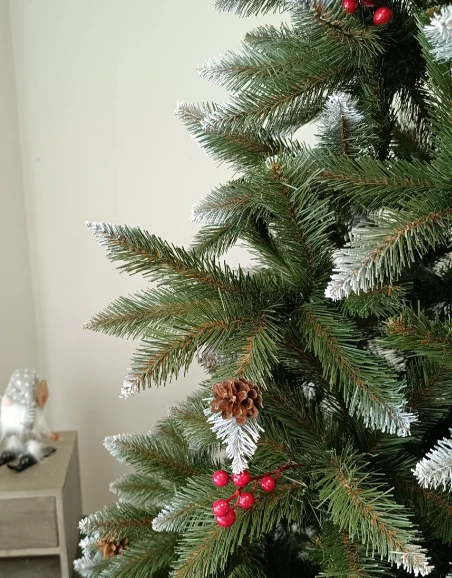
#> input picture ar/surse/frasin-lateral.webp, 452 x 578 px, found by its file name
$ python make_branch_atlas.py ar/surse/frasin-lateral.webp --box 84,215,335,340 --box 170,90,335,215 -o ar/crengi-frasin.png
#> lines starting #> are read from the running program, lines starting #| are printed output that depends on the picture; after the words box and inside, x2 and y2 are one past the last pixel; in counts of white or black regions, pixels touching at a corner belong together
"""Atlas de crengi REALE dintr-o poză a bradului pe fundal deschis (perete), pentru make_tree3d.py.

1. scoate fundalul (perete deschis, ușor gălbui) și păstrează acele + vârfurile albe („chiciura”);
2. decupează crengile alese (casete x0,y0,x1,y1 în pixeli), le întoarce cu baza spre stânga (u=0 = lângă trunchi);
3. rotunjește marginile tăiate drept, ca să nu se vadă dreptunghiul;
4. le pune într-un atlas: un rând per creangă (+ variante oglindite), raport 2:1.

Exemplu:
  python tools/make_branch_atlas.py ar/surse/frasin-lateral.webp --box 84,215,335,340 --box 170,90,335,215 -o ar/crengi-frasin.png
"""
import argparse
import math

from PIL import Image, ImageFilter


def key_out_wall(im, lum_max=178, yel_min=6.5, frost_lum=150):
    """Masca: tot ce NU e perete. Peretele = deschis și ușor gălbui; chiciura = deschisă dar neutră/rece."""
    W, H = im.size
    px = im.load()
    m = Image.new('L', im.size)
    mp = m.load()
    for y in range(H):
        for x in range(W):
            r, g, b = px[x, y]
            lum = .3 * r + .59 * g + .11 * b
            yel = (r + g) / 2 - b
            mp[x, y] = 255 if (lum < lum_max or (yel < yel_min and lum > frost_lum)) else 0
    return m.filter(ImageFilter.MedianFilter(3))


def soften(c):
    """Înmulțește alpha cu o formă de creangă (îngustă la bază, lată la mijloc, rotunjită la vârf)."""
    W, H = c.size
    a = c.getchannel('A').load()
    for y in range(H):
        for x in range(W):
            u, v = x / (W - 1), abs(y / (H - 1) - .5) * 2
            half = .35 + .65 * math.sin(math.pi * min(1, .15 + u * .95))  # lățimea admisă la poziția u
            k = 1 - max(0, (v - half * .82) / (half * .18 + 1e-6))
            if u > .93:
                k *= max(0, 1 - (u - .93) / .07)
            a[x, y] = int(a[x, y] * max(0, min(1, k)))
    return c


def main():
    ap = argparse.ArgumentParser(description=__doc__, formatter_class=argparse.RawDescriptionHelpFormatter)
    ap.add_argument('image')
    ap.add_argument('--box', action='append', required=True, help='x0,y0,x1,y1 (vârful crengii spre stânga în poză)')
    ap.add_argument('--tip-left', action='store_true', default=True)
    ap.add_argument('--w', type=int, default=1024)
    ap.add_argument('-o', '--out', required=True)
    ap.add_argument('--preview', help='salvează și o previzualizare pe fundal albastru')
    o = ap.parse_args()

    im = Image.open(o.image).convert('RGB')
#> im is the input picture: PIL image 452x578 RGB; mean R, G, B 124.6, 127.8, 106.6
    rgba = im.convert('RGBA')
    rgba.putalpha(key_out_wall(im))
#> in key_out_wall, `m = Image.new('L', im.size)`: m: PIL image 452x578 L; every value is 0
#> in key_out_wall, `return m.filter(ImageFilter.MedianFilter(3))`:
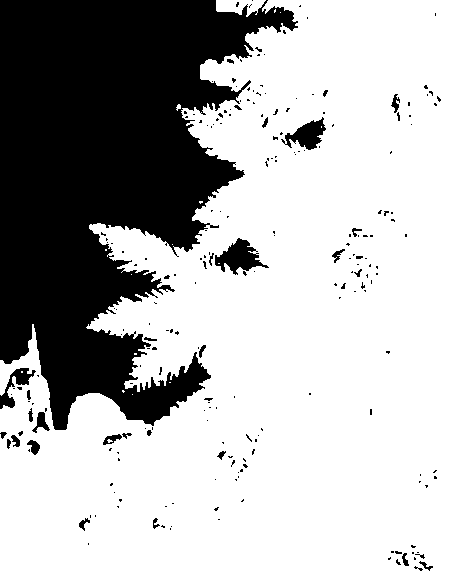
#> returned value: PIL image 452x578 L; 70% white; 227 black regions (197 under 20 px), largest, box (x1, y1, x2, y2) and area: (0, 0, 298, 430) 73969, (215, 238, 269, 275) 944, (281, 117, 326, 150) 709
    rows = []
    for b in o.box:
        x0, y0, x1, y1 = map(int, b.split(','))
        c = rgba.crop((x0, y0, x1, y1)).transpose(Image.FLIP_LEFT_RIGHT)  # baza (spre trunchi) în stânga
        rows += [c, c.transpose(Image.FLIP_TOP_BOTTOM)]  # + varianta oglindită
#> after the loop, rows = 4 items
    RW, RH = o.w, o.w // 2
    atlas = Image.new('RGBA', (RW, RH * len(rows)), (0, 0, 0, 0))
#> atlas: PIL image 1024x2048 RGBA; every value is 0
    for i, c in enumerate(rows):
        sc = min(RW / c.width, RH / c.height)
        c = c.resize((max(1, int(c.width * sc)), max(1, int(c.height * sc))), Image.LANCZOS)
        cell = Image.new('RGBA', (RW, RH), (0, 0, 0, 0))
        cell.alpha_composite(c, (RW - c.width, (RH - c.height) // 2))  # aliniat la vârf (dreapta)
        atlas.alpha_composite(soften(cell), (0, i * RH))
#> this loop made 4 passes
#> sc on passes 1 to 4: 4.08, 4.08, 4.1, 4.1
#> pass 1, in main, `c = c.resize((max(1, int(c.width * sc)), max(1, int(c.height * sc))), ..`:
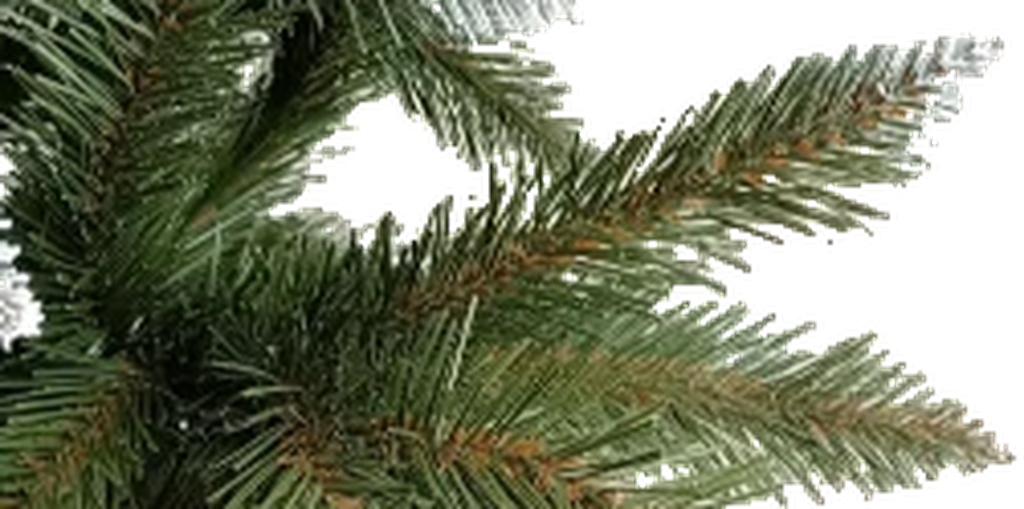
#> c: PIL image 1024x509 RGBA; mean R, G, B, A 71.6, 77, 53.7, 194.1; transparent parts drawn white
#> pass 3, in main, `c = c.resize((max(1, int(c.width * sc)), max(1, int(c.height * sc))), ..`:
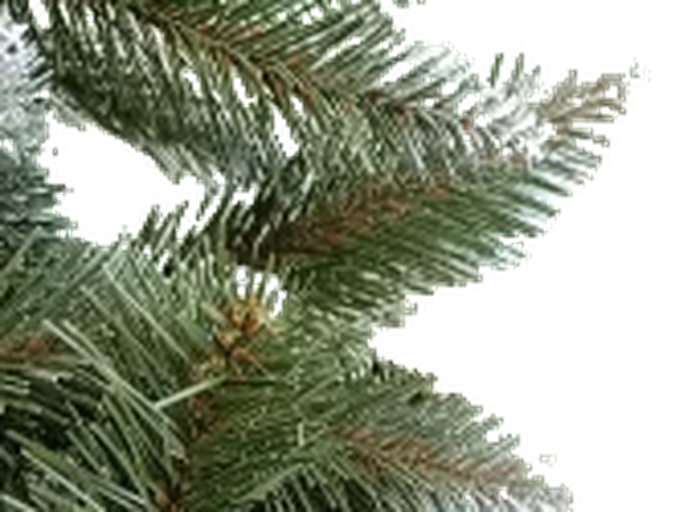
#> c: PIL image 675x512 RGBA; mean R, G, B, A 79.5, 86.4, 66.7, 178.4; transparent parts drawn white
#> after the loop:
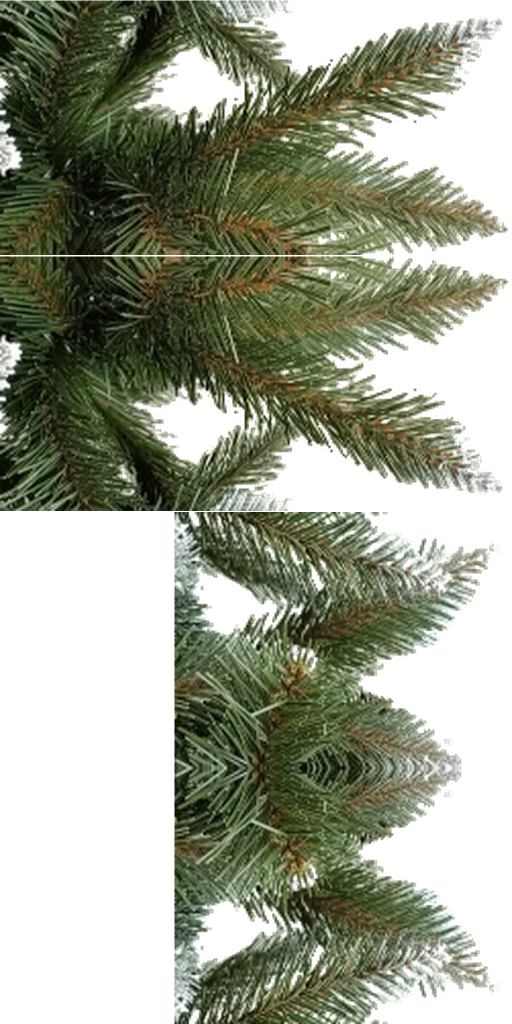
#> atlas: PIL image 1024x2048 RGBA (shown at 1/2 size); mean R, G, B, A 61.8, 66.7, 48.7, 155.3; transparent parts drawn white
#> after the loop:
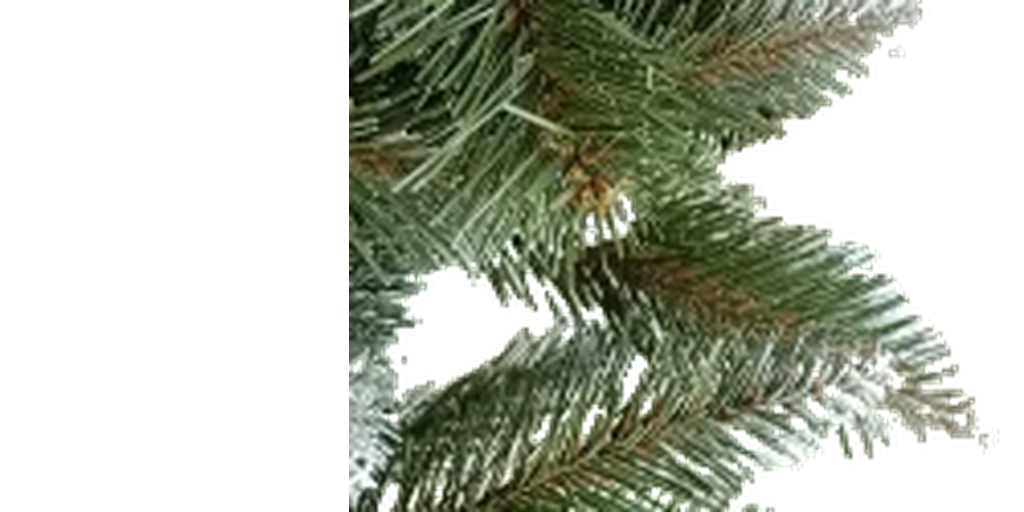
#> cell: PIL image 1024x512 RGBA; mean R, G, B, A 52.4, 57, 44, 117.6; transparent parts drawn white
    # corecție de culoare: verdele mai închis și mai bogat (poza e făcută în lumină difuză), albul rămâne alb
    px = atlas.load()
    for y in range(atlas.height):
        for x in range(atlas.width):
            r, g, b, al = px[x, y]
            if not al:
                continue
            lum = .3 * r + .59 * g + .11 * b
            if lum > 175 and abs(r - b) < 25:  # chiciură
                continue
            m = (r + g + b) / 3
            r, g, b = (m + (c - m) * 1.45 for c in (r, g, b))  # saturație
            k = .78
            px[x, y] = (max(0, min(255, int(r * k))), max(0, min(255, int(g * k * 1.03))), max(0, min(255, int(b * k))), al)
    a = atlas.getchannel('A').point(lambda v: 255 if v > 100 else 0)
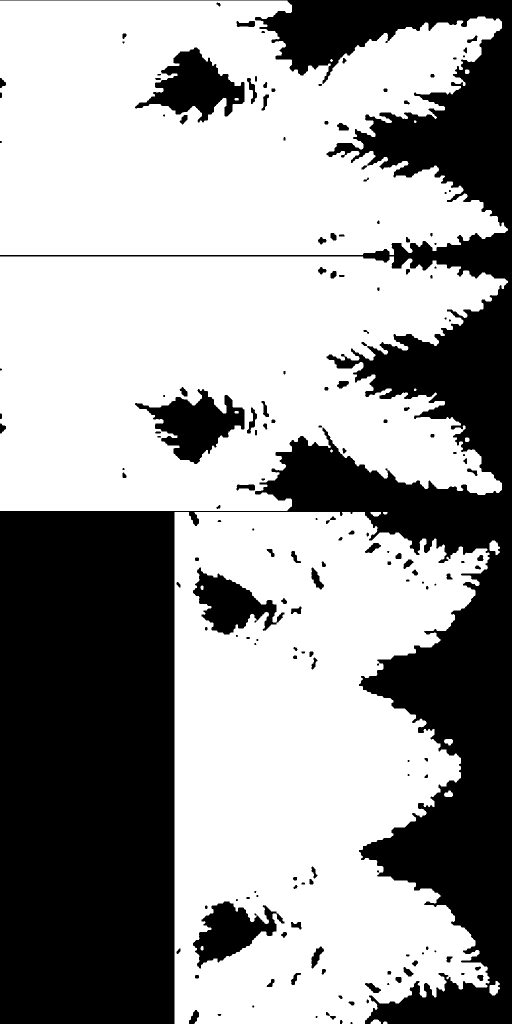
#> a: PIL image 1024x2048 L (shown at 1/2 size); 61.3% white; 172 black regions (35 under 20 px), largest, box (x1, y1, x2, y2) and area: (0, 0, 1024, 2048) 744958, (270, 95, 489, 245) 15254, (270, 778, 489, 928) 15254
    atlas.putalpha(a)
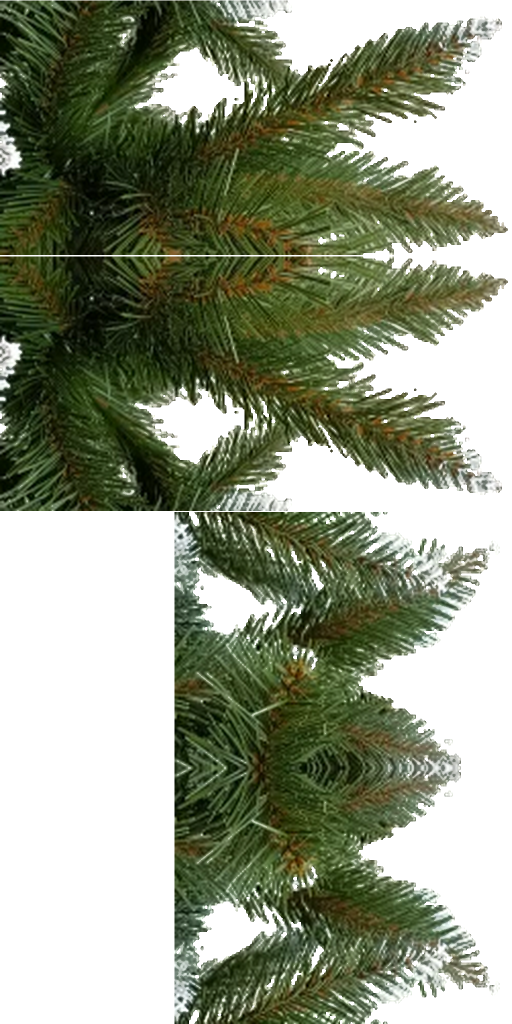
#> atlas: PIL image 1024x2048 RGBA (shown at 1/2 size); mean R, G, B, A 51.5, 58.4, 36.8, 156.3; transparent parts drawn white
    atlas.save(o.out)
    if o.preview:
        p = Image.new('RGBA', atlas.size, (40, 90, 200, 255)); p.alpha_composite(atlas); p.convert('RGB').save(o.preview)
    print(f'{o.out}: {len(rows)} variante, {atlas.size[0]}x{atlas.size[1]}')
#| ar/crengi-frasin.png: 4 variante, 1024x2048


if __name__ == '__main__':
    main()

$ run again, with ar/surse/frasin-aproape-fata.webp copied over ar/surse/frasin-lateral.webp
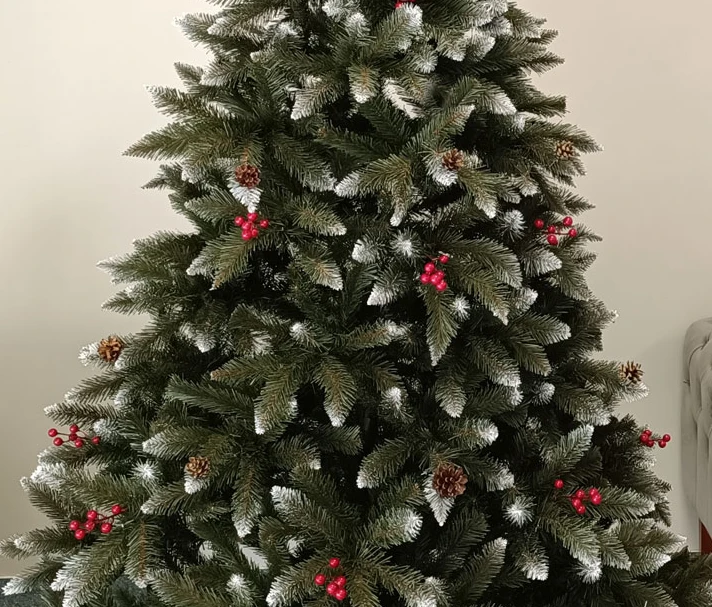
#> input picture ar/surse/frasin-aproape-fata.webp, 712 x 607 px, found by its file name
#> in main, im is the input picture: PIL image 712x607 RGB; mean R, G, B 108, 104.4, 88.2
#> m: PIL image 712x607 L; every value is 0
#> in key_out_wall, `return m.filter(ImageFilter.MedianFilter(3))`:
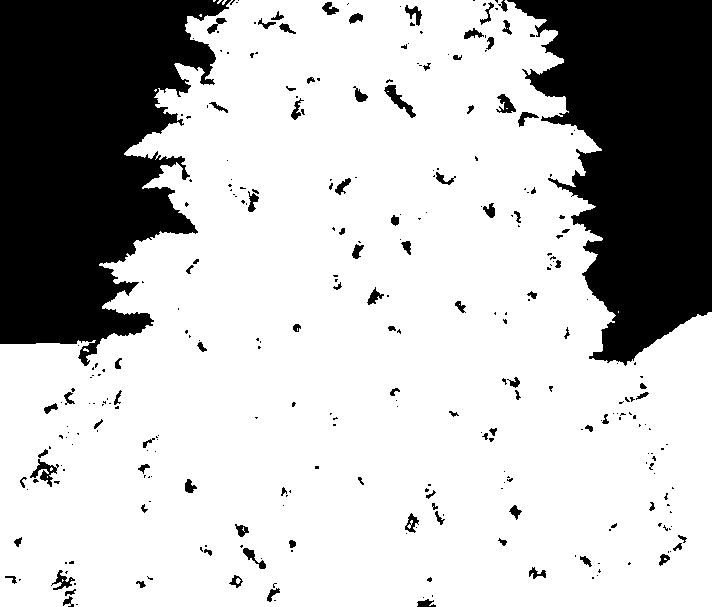
#> returned value: PIL image 712x607 L; 74.4% white; 309 black regions (213 under 20 px), largest, box (x1, y1, x2, y2) and area: (0, 0, 231, 366) 55908, (507, 0, 712, 366) 47403, (384, 85, 416, 118) 313
#> after the loop in main, `for b in o.box:`: rows = 4 items
#> the loop in main, `for i, c in enumerate(rows):` made 4 passes
#> sc on passes 1 to 4: 4.08, 4.08, 4.1, 4.1
#> a: PIL image 1024x2048 L; 70.9% white; 74 black regions (4 under 20 px), largest, box (x1, y1, x2, y2) and area: (0, 0, 1024, 2048) 581382, (942, 1295, 1024, 1392) 2756, (942, 1680, 1024, 1777) 2756
#> in main, `atlas.putalpha(a)`:
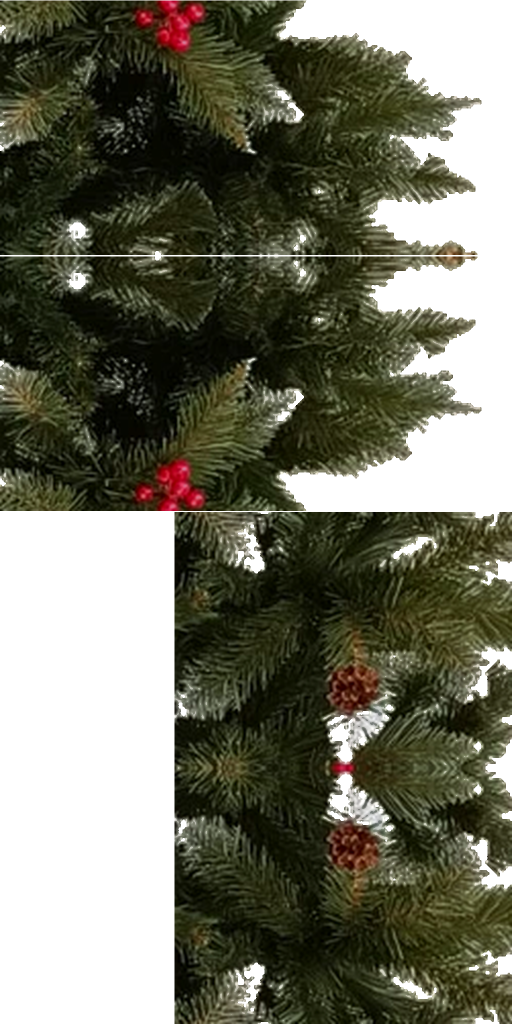
#> atlas: PIL image 1024x2048 RGBA (shown at 1/2 size); mean R, G, B, A 41.1, 41.3, 25.2, 180.8; transparent parts drawn white
#| ar/crengi-frasin.png: 4 variante, 1024x2048

$ run again, with ar/surse/frasin-aproape-jos.webp copied over ar/surse/frasin-lateral.webp
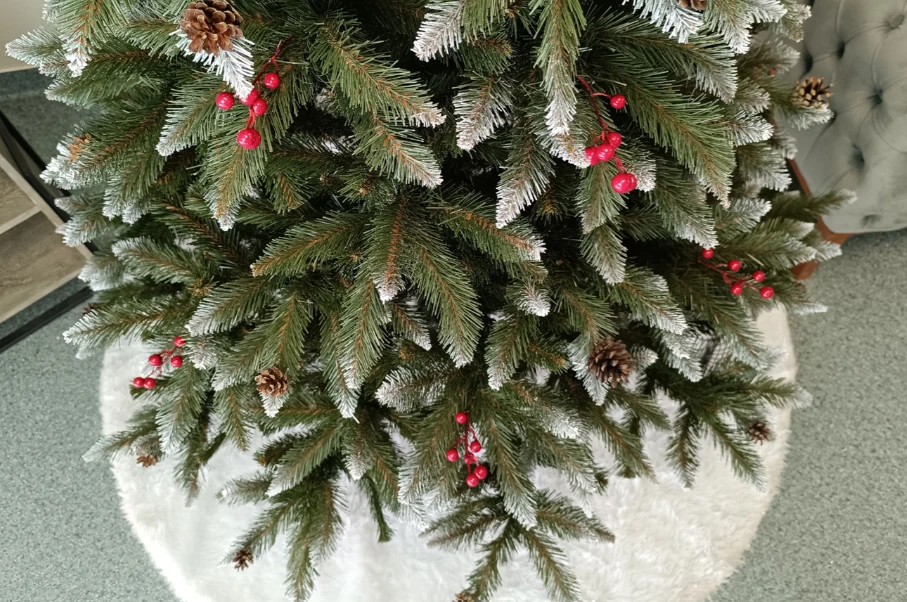
#> input picture ar/surse/frasin-aproape-jos.webp, 907 x 602 px, found by its file name
#> in main, im is the input picture: PIL image 907x602 RGB; mean R, G, B 116.5, 117.8, 98.2
#> m: PIL image 907x602 L; every value is 0
#> in key_out_wall, `return m.filter(ImageFilter.MedianFilter(3))`:
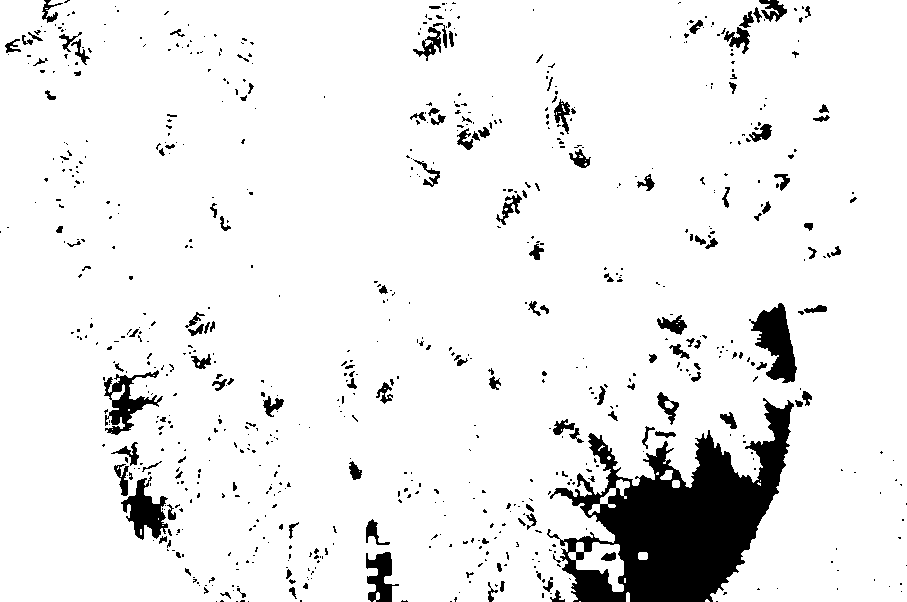
#> returned value: PIL image 907x602 L; 92.2% white; 745 black regions (600 under 20 px), largest, box (x1, y1, x2, y2) and area: (547, 398, 794, 602) 23145, (749, 303, 797, 383) 2002, (121, 476, 168, 540) 1400
#> after the loop in main, `for b in o.box:`: rows = 4 items
#> the loop in main, `for i, c in enumerate(rows):` made 4 passes
#> sc on passes 1 to 4: 4.08, 4.08, 4.1, 4.1
#> a: PIL image 1024x2048 L; 81.7% white; 94 black regions (16 under 20 px), largest, box (x1, y1, x2, y2) and area: (0, 1010, 1024, 2048) 359811, (0, 502, 1024, 521) 3144, (534, 445, 600, 493) 1331
#> in main, `atlas.putalpha(a)`:
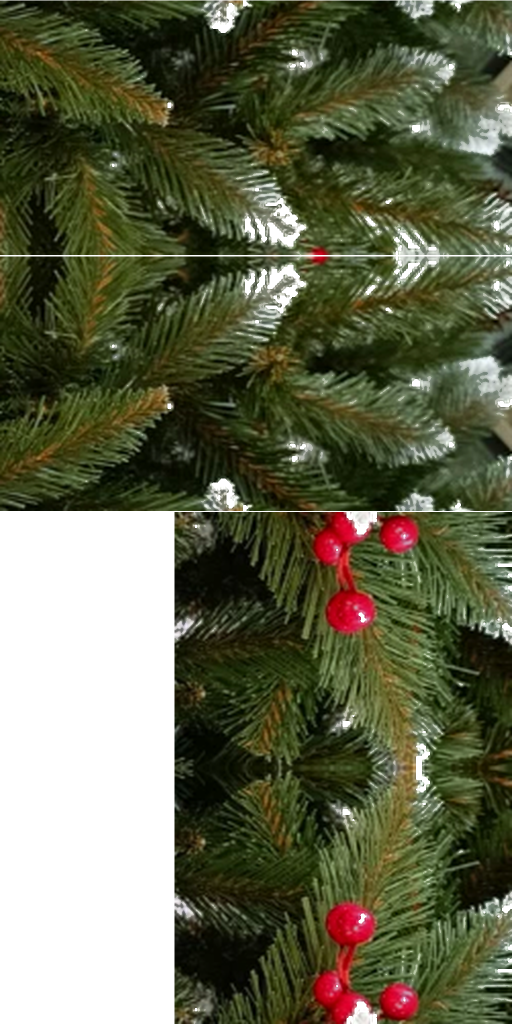
#> atlas: PIL image 1024x2048 RGBA (shown at 1/2 size); mean R, G, B, A 53.7, 56.6, 31.4, 208.5; transparent parts drawn white
#| ar/crengi-frasin.png: 4 variante, 1024x2048
